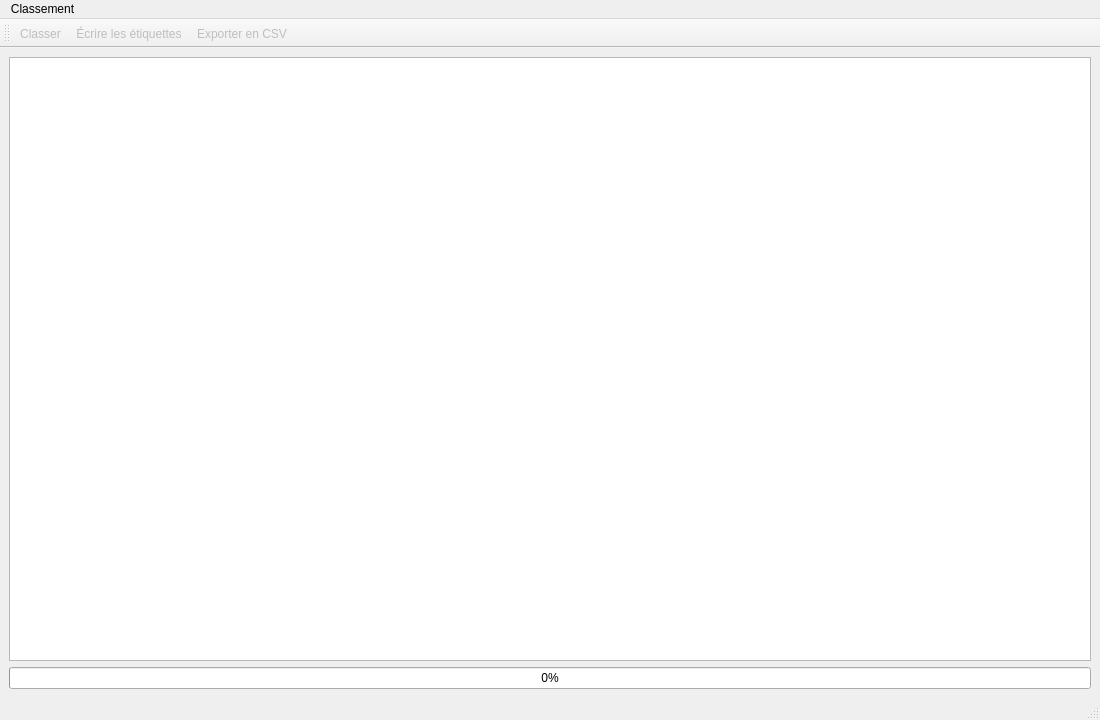
<?xml version="1.0" encoding="UTF-8"?>
<ui version="4.0">
 <class>MainWindow</class>
 <widget class="QMainWindow" name="MainWindow">
  <property name="geometry">
   <rect>
    <x>0</x>
    <y>0</y>
    <width>1100</width>
    <height>720</height>
   </rect>
  </property>
  <property name="windowTitle">
   <string>Pré-classement — tri grossier du corpus</string>
  </property>
  <widget class="QWidget" name="centralwidget">
   <layout class="QVBoxLayout" name="verticalLayout">
    <item>
     <widget class="QTableWidget" name="tableResults">
      <property name="alternatingRowColors">
       <bool>true</bool>
      </property>
      <property name="selectionBehavior">
       <enum>QAbstractItemView::SelectRows</enum>
      </property>
      <property name="sortingEnabled">
       <bool>true</bool>
      </property>
     </widget>
    </item>
    <item>
     <widget class="QProgressBar" name="progressBar">
      <property name="value">
       <number>0</number>
      </property>
      <property name="visible">
       <bool>false</bool>
      </property>
     </widget>
    </item>
   </layout>
  </widget>
  <widget class="QMenuBar" name="menubar">
   <property name="geometry">
    <rect>
     <x>0</x>
     <y>0</y>
     <width>1100</width>
     <height>22</height>
    </rect>
   </property>
   <widget class="QMenu" name="menuClassement">
    <property name="title">
     <string>Classement</string>
    </property>
    <addaction name="actionClassify"/>
    <addaction name="actionWriteTags"/>
    <addaction name="actionExportCsv"/>
   </widget>
   <addaction name="menuClassement"/>
  </widget>
  <widget class="QStatusBar" name="statusbar"/>
  <widget class="QToolBar" name="toolBar">
   <property name="windowTitle">
    <string>Outils</string>
   </property>
   <attribute name="toolBarArea">
    <enum>TopToolBarArea</enum>
   </attribute>
   <attribute name="toolBarBreak">
    <bool>false</bool>
   </attribute>
   <addaction name="actionClassify"/>
   <addaction name="actionWriteTags"/>
   <addaction name="actionExportCsv"/>
  </widget>
  <action name="actionClassify">
   <property name="enabled">
    <bool>false</bool>
   </property>
   <property name="icon">
    <iconset resource="../../../resources/icons/media_restorer.qrc">
     <normaloff>:/icons/media-playback-start.png</normaloff>:/icons/media-playback-start.png
    </iconset>
   </property>
   <property name="text">
    <string>Classer</string>
   </property>
   <property name="toolTip">
    <string>Mesurer toutes les images de la cible et les classer selon les critères cochés (Ctrl+R)</string>
   </property>
   <property name="shortcut">
    <string>Ctrl+R</string>
   </property>
  </action>
  <action name="actionWriteTags">
   <property name="enabled">
    <bool>false</bool>
   </property>
   <property name="icon">
    <iconset resource="../../../resources/icons/media_restorer.qrc">
     <normaloff>:/icons/document-save-2.png</normaloff>:/icons/document-save-2.png
    </iconset>
   </property>
   <property name="text">
    <string>Écrire les étiquettes</string>
   </property>
   <property name="toolTip">
    <string>Écrire le classement dans les métadonnées de chaque image, au format DigiKam (confirmation demandée) (Ctrl+S)</string>
   </property>
   <property name="shortcut">
    <string>Ctrl+S</string>
   </property>
  </action>
  <action name="actionExportCsv">
   <property name="enabled">
    <bool>false</bool>
   </property>
   <property name="icon">
    <iconset resource="../../../resources/icons/media_restorer.qrc">
     <normaloff>:/icons/document-save-as.png</normaloff>:/icons/document-save-as.png
    </iconset>
   </property>
   <property name="text">
    <string>Exporter en CSV</string>
   </property>
   <property name="toolTip">
    <string>Enregistrer le tableau de classement dans un fichier CSV, sans modifier les images (Ctrl+E)</string>
   </property>
   <property name="shortcut">
    <string>Ctrl+E</string>
   </property>
  </action>
 </widget>
 <resources>
  <include location="../../../resources/icons/media_restorer.qrc"/>
 </resources>
 <connections/>
</ui>
